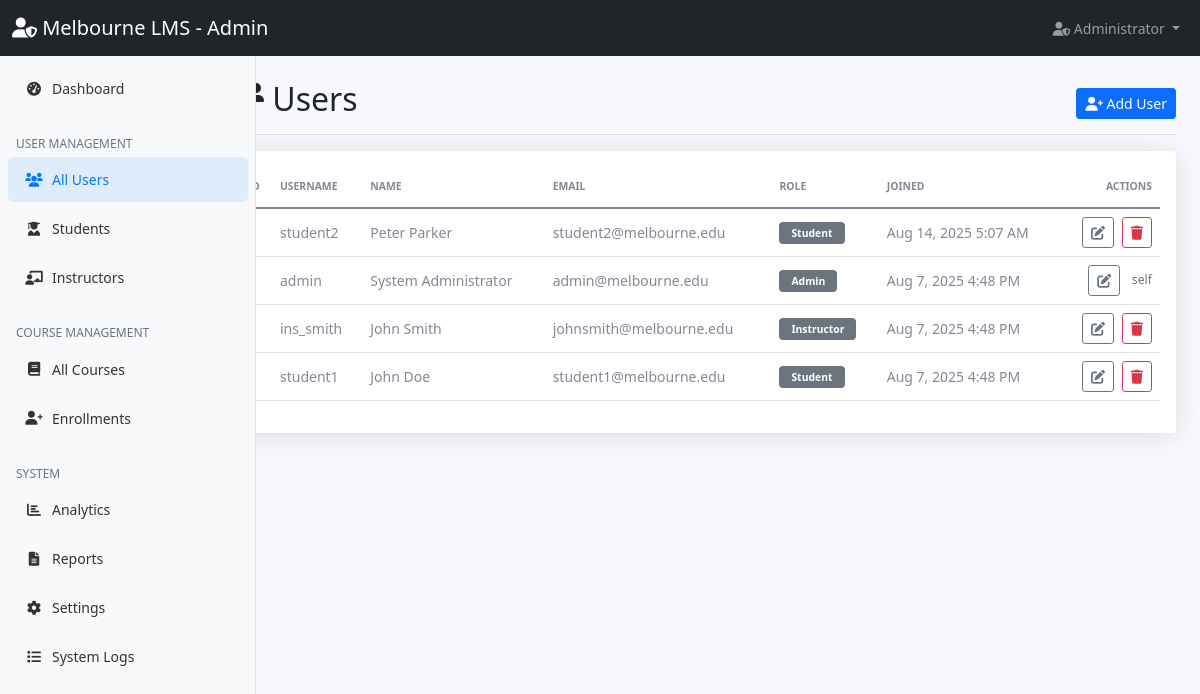
The page /admin/users.php (signed in) on the database its author committed.
### tables this page shows
CREATE TABLE `users` (
  `id` int(11) NOT NULL,
  `username` varchar(50) NOT NULL,
  `email` varchar(100) NOT NULL,
  `password` varchar(255) NOT NULL,
  `first_name` varchar(50) NOT NULL,
  `last_name` varchar(50) NOT NULL,
  `role` enum('student','instructor','admin') NOT NULL,
  `profile_image` varchar(255) DEFAULT NULL,
  `created_at` timestamp NOT NULL DEFAULT current_timestamp(),
  `updated_at` timestamp NOT NULL DEFAULT current_timestamp() ON UPDATE current_timestamp()
);

### config/database.php (called while the page is built, shortened)
<?php
function formatDate($date)
{
    return date('M j, Y g:i A', strtotime($date));
}

### admin/users.php (the view, shortened to what this page needs)
<?php
require_once '../config/database.php';
$database = new Database();
$db = $database->getConnection();
$usersStmt = $db->query('SELECT id, username, first_name, last_name, email, role, created_at FROM users ORDER BY created_at DESC');
$users = $usersStmt->fetchAll(PDO::FETCH_ASSOC);
?>
<!DOCTYPE html>
<html lang="en">
<head>
    <link href="https://cdn.jsdelivr.net/npm/bootstrap@5.1.3/dist/css/bootstrap.min.css" rel="stylesheet">
    <link href="https://cdnjs.cloudflare.com/ajax/libs/font-awesome/6.0.0/css/all.min.css" rel="stylesheet">
    <link href="../assets/css/dashboard.css" rel="stylesheet">
</head>
<body>
<?php include '../includes/admin_navbar.php'; ?>
<div class="container-fluid">
    <div class="row">
        <?php include '../includes/admin_sidebar.php'; ?>
        <main class="col-md-9 ms-sm-auto col-lg-10 px-md-4">
            <div class="d-flex justify-content-between flex-wrap flex-md-nowrap align-items-center pt-3 pb-2 mb-3 border-bottom">
                <h1 class="h2"><i class="fas fa-users"></i> Users</h1>
                <button class="btn btn-sm btn-primary" data-bs-toggle="modal" data-bs-target="#createUserModal"><i class="fas fa-user-plus"></i> Add User</button>
            </div>
            <div class="card shadow">
                <div class="card-body">
                    <?php if (empty($users)): ?>
                        <p class="text-muted">No users found.</p>
                    <?php else: ?>
                        <div class="table-responsive">
                            <table class="table table-hover align-middle">
                                <thead>
                                    <tr>
                                        <th>ID</th>
                                        <th>Username</th>
                                        <th>Name</th>
                                        <th>Email</th>
                                        <th>Role</th>
                                        <th>Joined</th>
                                        <th class="text-end">Actions</th>
                                    </tr>
                                </thead>
                                <tbody>
                                    <?php foreach ($users as $u): ?>
                                        <tr>
                                            <td><?php echo $u['id']; ?></td>
                                            <td><?php echo htmlspecialchars($u['username']); ?></td>
                                            <td><?php echo htmlspecialchars($u['first_name'].' '.$u['last_name']); ?></td>
                                            <td><?php echo htmlspecialchars($u['email']); ?></td>
                                            <td><span class="badge bg-secondary text-capitalize"><?php echo htmlspecialchars($u['role']); ?></span></td>
                                            <td><?php echo formatDate($u['created_at']); ?></td>
                                            <td class="text-end">
                                                <a class="btn btn-sm btn-outline-secondary" href="user_edit.php?id=<?php echo $u['id']; ?>"><i class="fas fa-edit"></i></a>
                                                <?php if ($u['id'] !== (int)$_SESSION['user_id']): ?>
                                                    <form method="post" class="d-inline ms-1" onsubmit="return confirm('Delete this user?');">
                                                        <button name="delete_user" class="btn btn-sm btn-outline-danger"><i class="fas fa-trash"></i></button>
                                                    </form>
                                                <?php else: ?>
                                                    <span class="text-muted small ms-2">self</span>
                                                <?php endif; ?>
                                            </td>
                                        </tr>
                                    <?php endforeach; ?>
                                </tbody>
                            </table>
                        </div>
                    <?php endif; ?>
                </div>
            </div>
        </main>
    </div>
</div>
</body>
</html>

### assets/css/dashboard.css (style rules this page uses)
body { font-size: .875rem; background-color: #f8f9fc; }
main { padding-top: 0.5rem; }
.card { box-shadow: 0 0.15rem 1.75rem 0 rgba(58, 59, 69, 0.15) !important; border: none; }
.btn { border-radius: 0.35rem; font-weight: 400; }
.btn-sm { padding: 0.25rem 0.5rem; font-size: 0.875rem; border-radius: 0.2rem; }
.table { color: #858796; }
.table th { border-top: none; font-weight: 600; text-transform: uppercase; font-size: 0.65rem; padding-top: 0.75rem; padding-bottom: 0.75rem; }
.badge { font-weight: 600; font-size: 0.65rem; padding: 0.375rem 0.75rem; }
@media (min-width: 769px) { main { margin-left: 16rem; } }
.shadow { box-shadow: 0 0.15rem 1.75rem 0 rgba(58, 59, 69, 0.15) !important; }

### rows shown on the page
users: username "student2", first_name+last_name "Peter Parker", email "student2@melbourne.edu", role "Student", created_at "Aug 14, 2025 5:07 AM"
users: username "admin", first_name+last_name "System Administrator", email "admin@melbourne.edu", role "Admin", created_at "Aug 7, 2025 4:48 PM", shows "self"
users: username "ins_smith", first_name+last_name "John Smith", email "johnsmith@melbourne.edu", role "Instructor", created_at "Aug 7, 2025 4:48 PM"
users: username "student1", first_name+last_name "John Doe", email "student1@melbourne.edu", role "Student", created_at "Aug 7, 2025 4:48 PM"
